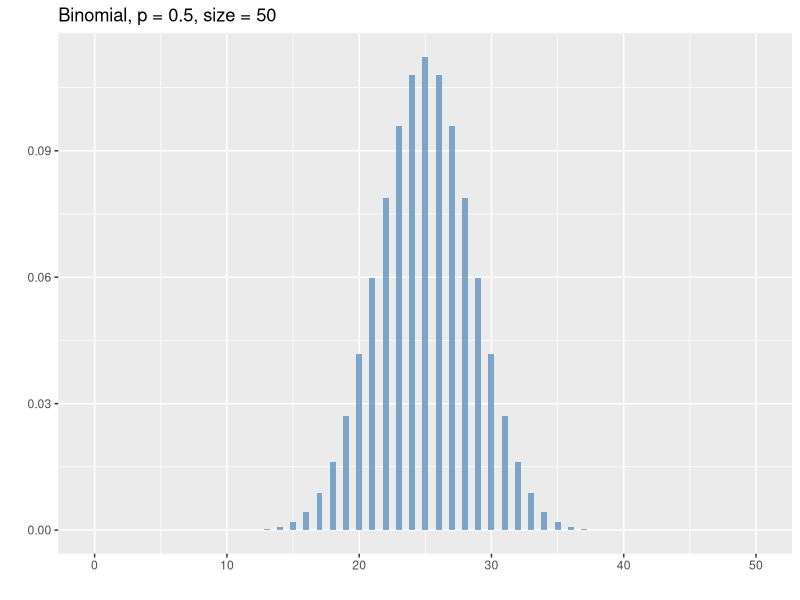
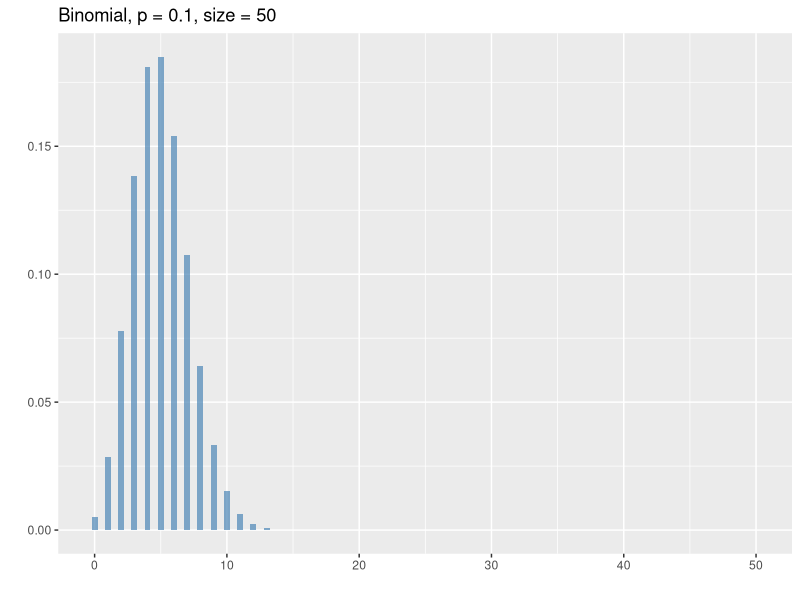
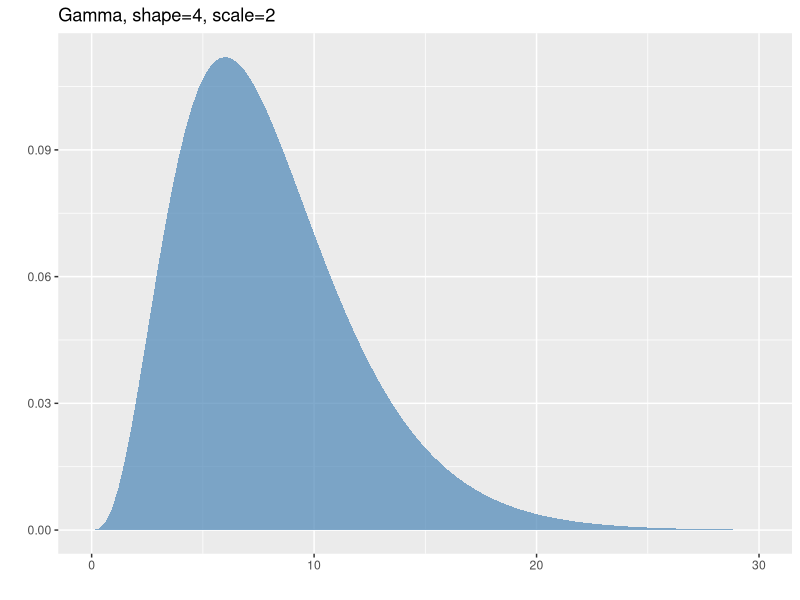
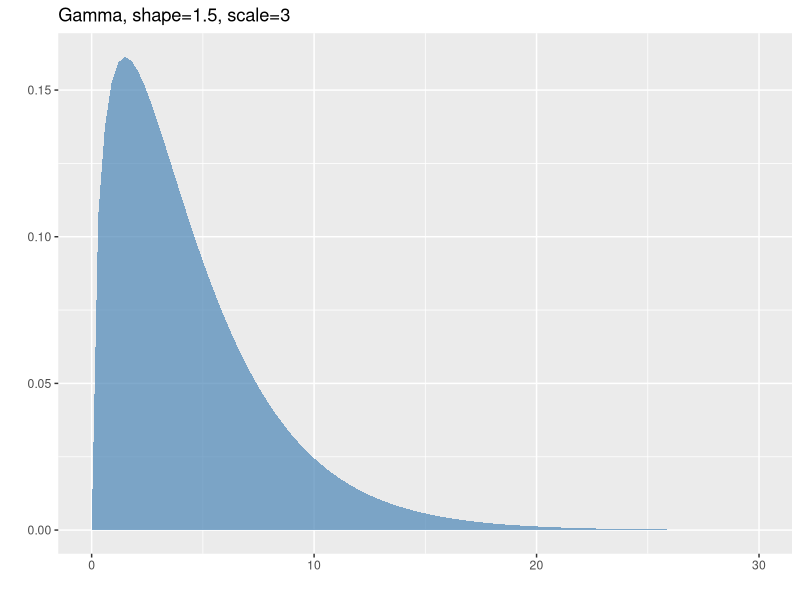
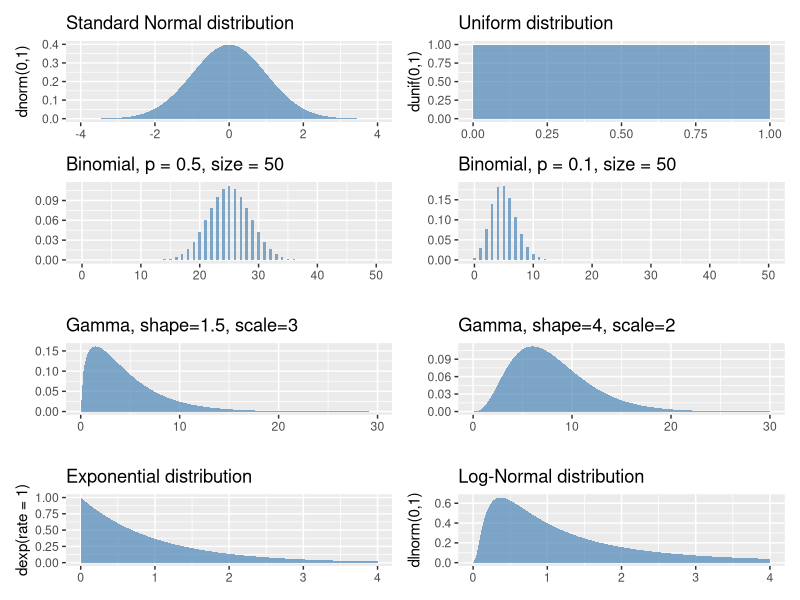

Generate these figures, in order, with R:
library(tidyverse)
library(patchwork)

my_alpha = 0.68

normal <- ggplot() +
  stat_function(fun = dnorm,
                geom = "area",
                fill = "steelblue",
                alpha = my_alpha,
                xlim = c(-4,4))+
  labs(title = "Standard Normal distribution", y = "dnorm(0,1)")

uniform <- ggplot() +
  stat_function(fun = dunif,
                geom = "area",
                fill = "steelblue",
                alpha = my_alpha)+
  labs(title = "Uniform distribution", y = "dunif(0,1)")

lognormal <- ggplot() +
  stat_function(fun = dlnorm,
                geom = "area",
                fill = "steelblue",
                alpha = my_alpha,
                xlim = c(0,4))+
  labs(title = "Log-Normal distribution", y = "dlnorm(0,1)")

exponential <- ggplot() +
  stat_function(fun = dexp,
                geom = "area",
                fill = "steelblue",
                alpha = my_alpha,
                xlim = c(0,4))+
  labs(title = "Exponential distribution", y = "dexp(rate = 1)")

binom1<- ggplot() +
  stat_function(fun = dbinom,
                args = list(p = 0.5, size = 50),
                geom = "col",
                fill = "steelblue",
                alpha = my_alpha,
                xlim = c(0,50))+
  labs(title = "Binomial, p = 0.5, size = 50",
       x= "",
       y = "")

binom1

binom2 <- ggplot() +
  stat_function(fun = dbinom,
                args = list(p = 0.1, size = 50),
                geom = "col",
                fill = "steelblue",
                alpha = my_alpha,
                xlim = c(0,50))+
  labs(title = "Binomial, p = 0.1, size = 50",
       x= "",
       y = "")

binom2

# skewness of the gamma distribution only depends on its shape parameter, k, and it is equal to 
# {\displaystyle 2/{\sqrt {k}}.}{\displaystyle 2/{\sqrt {k}}.}

gamma1 <- ggplot() +
  stat_function(fun = dgamma,
                args = list(shape=4, scale=2),
                geom = "area",
                fill = "steelblue",
                alpha = my_alpha,
                xlim = c(0,30))+
  labs(title = "Gamma, shape=4, scale=2",
       x= "",
       y = "")

gamma1

gamma2 <- ggplot() +
  stat_function(fun = dgamma,
                args = list(shape=1.5, scale=3),
                geom = "area",
                fill = "steelblue",
                alpha = my_alpha,
                xlim = c(0,30))+
  labs(title = "Gamma, shape=1.5, scale=3",
       x= "",
       y = "")

gamma2


(normal + uniform + binom1 + binom2) / ( gamma2 + gamma1 + exponential+lognormal)

